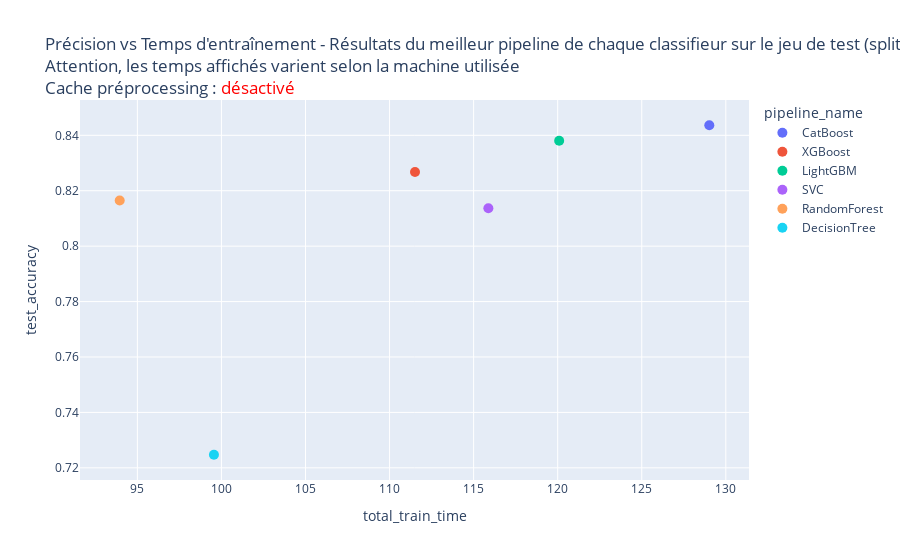
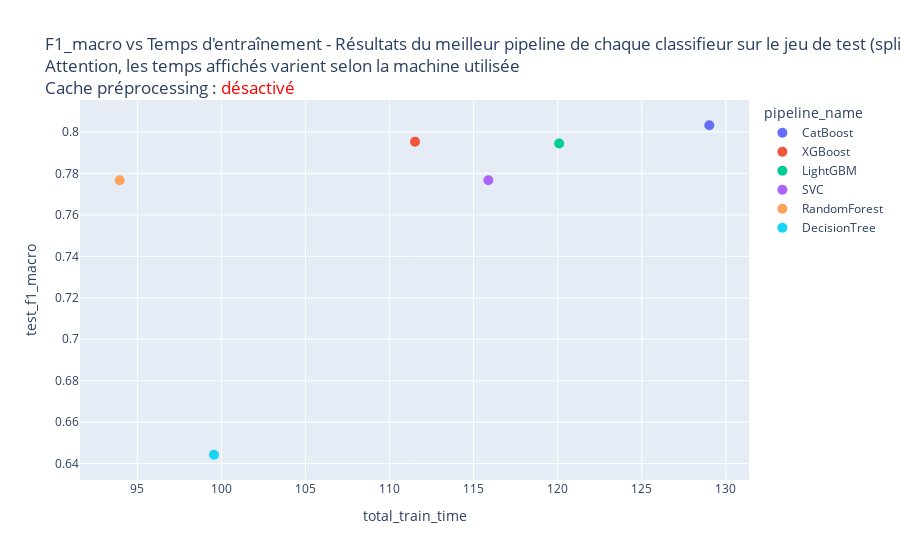
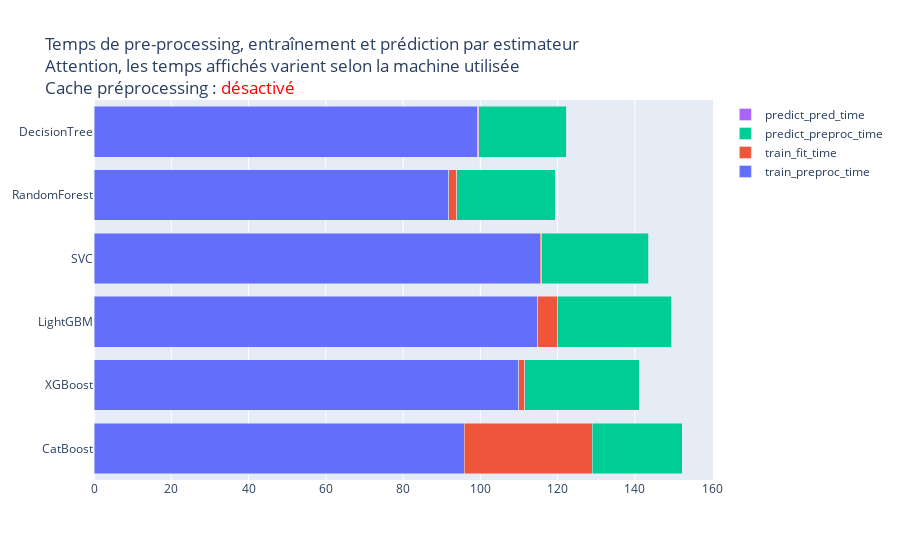

These figures' notebook cell, in order:
### Code cell
# Définition des scores à afficher en fonction du temps
scores = {
    "test_accuracy": "Précision vs Temps d'entraînement - Résultats du meilleur pipeline de chaque classifieur sur le jeu de test (split 80/20)",
    "test_f1_macro": "F1_macro vs Temps d'entraînement - Résultats du meilleur pipeline de chaque classifieur sur le jeu de test (split 80/20)",
}

display_best_pipelines_graphs(best_pipelines_results_80_20)

### Figure 1 — Plotly figure (JSON) as saved in the notebook; plotly's stock layout.template omitted (floating-point values rounded to 4 significant figures)
{"data": [{"customdata": [["CatBoost"]], "hovertemplate": "pipeline_name=%{customdata[0]}<br>total_train_time=%{x:.2f}<br>test_accuracy=%{y:.4f}<extra></extra>", "legendgroup": "CatBoost", "marker": {"color": "#636efa", "size": 10, "symbol": "circle"}, "mode": "markers", "name": "CatBoost", "orientation": "v", "showlegend": true, "type": "scatter", "x": [129.0], "xaxis": "x", "y": [0.8436], "yaxis": "y"}, {"customdata": [["XGBoost"]], "hovertemplate": "pipeline_name=%{customdata[0]}<br>total_train_time=%{x:.2f}<br>test_accuracy=%{y:.4f}<extra></extra>", "legendgroup": "XGBoost", "marker": {"color": "#EF553B", "size": 10, "symbol": "circle"}, "mode": "markers", "name": "XGBoost", "orientation": "v", "showlegend": true, "type": "scatter", "x": [111.5], "xaxis": "x", "y": [0.8268], "yaxis": "y"}, {"customdata": [["LightGBM"]], "hovertemplate": "pipeline_name=%{customdata[0]}<br>total_train_time=%{x:.2f}<br>test_accuracy=%{y:.4f}<extra></extra>", "legendgroup": "LightGBM", "marker": {"color": "#00cc96", "size": 10, "symbol": "circle"}, "mode": "markers", "name": "LightGBM", "orientation": "v", "showlegend": true, "type": "scatter", "x": [120.1], "xaxis": "x", "y": [0.838], "yaxis": "y"}, {"customdata": [["SVC"]], "hovertemplate": "pipeline_name=%{customdata[0]}<br>total_train_time=%{x:.2f}<br>test_accuracy=%{y:.4f}<extra></extra>", "legendgroup": "SVC", "marker": {"color": "#ab63fa", "size": 10, "symbol": "circle"}, "mode": "markers", "name": "SVC", "orientation": "v", "showlegend": true, "type": "scatter", "x": [115.9], "xaxis": "x", "y": [0.8137], "yaxis": "y"}, {"customdata": [["RandomForest"]], "hovertemplate": "pipeline_name=%{customdata[0]}<br>total_train_time=%{x:.2f}<br>test_accuracy=%{y:.4f}<extra></extra>", "legendgroup": "RandomForest", "marker": {"color": "#FFA15A", "size": 10, "symbol": "circle"}, "mode": "markers", "name": "RandomForest", "orientation": "v", "showlegend": true, "type": "scatter", "x": [93.95], "xaxis": "x", "y": [0.8165], "yaxis": "y"}, {"customdata": [["DecisionTree"]], "hovertemplate": "pipeline_name=%{customdata[0]}<br>total_train_time=%{x:.2f}<br>test_accuracy=%{y:.4f}<extra></extra>", "legendgroup": "DecisionTree", "marker": {"color": "#19d3f3", "size": 10, "symbol": "circle"}, "mode": "markers", "name": "DecisionTree", "orientation": "v", "showlegend": true, "type": "scatter", "x": [99.55], "xaxis": "x", "y": [0.7247], "yaxis": "y"}], "layout": {"legend": {"title": {"text": "pipeline_name"}, "tracegroupgap": 0}, "title": {"text": "Précision vs Temps d'entraînement - Résultats du meilleur pipeline de chaque classifieur sur le jeu de test (split 80/20)<br>Attention, les temps affichés varient selon la machine utilisée<br>Cache préprocessing : <span style='color:red'>désactivé</span>"}, "xaxis": {"anchor": "y", "domain": [0, 1], "title": {"text": "total_train_time"}}, "yaxis": {"anchor": "x", "domain": [0, 1], "title": {"text": "test_accuracy"}}}}

### Figure 2 — Plotly figure (JSON) as saved in the notebook; plotly's stock layout.template omitted (floating-point values rounded to 4 significant figures)
{"data": [{"customdata": [["CatBoost"]], "hovertemplate": "pipeline_name=%{customdata[0]}<br>total_train_time=%{x:.2f}<br>test_f1_macro=%{y:.4f}<extra></extra>", "legendgroup": "CatBoost", "marker": {"color": "#636efa", "size": 10, "symbol": "circle"}, "mode": "markers", "name": "CatBoost", "orientation": "v", "showlegend": true, "type": "scatter", "x": [129.0], "xaxis": "x", "y": [0.8033], "yaxis": "y"}, {"customdata": [["XGBoost"]], "hovertemplate": "pipeline_name=%{customdata[0]}<br>total_train_time=%{x:.2f}<br>test_f1_macro=%{y:.4f}<extra></extra>", "legendgroup": "XGBoost", "marker": {"color": "#EF553B", "size": 10, "symbol": "circle"}, "mode": "markers", "name": "XGBoost", "orientation": "v", "showlegend": true, "type": "scatter", "x": [111.5], "xaxis": "x", "y": [0.7953], "yaxis": "y"}, {"customdata": [["LightGBM"]], "hovertemplate": "pipeline_name=%{customdata[0]}<br>total_train_time=%{x:.2f}<br>test_f1_macro=%{y:.4f}<extra></extra>", "legendgroup": "LightGBM", "marker": {"color": "#00cc96", "size": 10, "symbol": "circle"}, "mode": "markers", "name": "LightGBM", "orientation": "v", "showlegend": true, "type": "scatter", "x": [120.1], "xaxis": "x", "y": [0.7944], "yaxis": "y"}, {"customdata": [["SVC"]], "hovertemplate": "pipeline_name=%{customdata[0]}<br>total_train_time=%{x:.2f}<br>test_f1_macro=%{y:.4f}<extra></extra>", "legendgroup": "SVC", "marker": {"color": "#ab63fa", "size": 10, "symbol": "circle"}, "mode": "markers", "name": "SVC", "orientation": "v", "showlegend": true, "type": "scatter", "x": [115.9], "xaxis": "x", "y": [0.7767], "yaxis": "y"}, {"customdata": [["RandomForest"]], "hovertemplate": "pipeline_name=%{customdata[0]}<br>total_train_time=%{x:.2f}<br>test_f1_macro=%{y:.4f}<extra></extra>", "legendgroup": "RandomForest", "marker": {"color": "#FFA15A", "size": 10, "symbol": "circle"}, "mode": "markers", "name": "RandomForest", "orientation": "v", "showlegend": true, "type": "scatter", "x": [93.95], "xaxis": "x", "y": [0.7767], "yaxis": "y"}, {"customdata": [["DecisionTree"]], "hovertemplate": "pipeline_name=%{customdata[0]}<br>total_train_time=%{x:.2f}<br>test_f1_macro=%{y:.4f}<extra></extra>", "legendgroup": "DecisionTree", "marker": {"color": "#19d3f3", "size": 10, "symbol": "circle"}, "mode": "markers", "name": "DecisionTree", "orientation": "v", "showlegend": true, "type": "scatter", "x": [99.55], "xaxis": "x", "y": [0.6443], "yaxis": "y"}], "layout": {"legend": {"title": {"text": "pipeline_name"}, "tracegroupgap": 0}, "title": {"text": "F1_macro vs Temps d'entraînement - Résultats du meilleur pipeline de chaque classifieur sur le jeu de test (split 80/20)<br>Attention, les temps affichés varient selon la machine utilisée<br>Cache préprocessing : <span style='color:red'>désactivé</span>"}, "xaxis": {"anchor": "y", "domain": [0, 1], "title": {"text": "total_train_time"}}, "yaxis": {"anchor": "x", "domain": [0, 1], "title": {"text": "test_f1_macro"}}}}

### Figure 3 — Plotly figure (JSON) as saved in the notebook; plotly's stock layout.template omitted (floating-point values rounded to 4 significant figures)
{"data": [{"name": "train_preproc_time", "orientation": "h", "type": "bar", "x": [95.82, 109.9, 114.8, 115.5, 91.88, 99.37], "y": ["CatBoost", "XGBoost", "LightGBM", "SVC", "RandomForest", "DecisionTree"]}, {"name": "train_fit_time", "orientation": "h", "type": "bar", "x": [33.2, 1.592, 5.258, 0.3272, 2.071, 0.1818], "y": ["CatBoost", "XGBoost", "LightGBM", "SVC", "RandomForest", "DecisionTree"]}, {"name": "predict_preproc_time", "orientation": "h", "type": "bar", "x": [23.19, 29.56, 29.5, 27.7, 25.47, 22.87], "y": ["CatBoost", "XGBoost", "LightGBM", "SVC", "RandomForest", "DecisionTree"]}, {"name": "predict_pred_time", "orientation": "h", "type": "bar", "x": [0.004451, 0.008884, 0.02755, 0.1836, 0.01502, 0.0], "y": ["CatBoost", "XGBoost", "LightGBM", "SVC", "RandomForest", "DecisionTree"]}], "layout": {"barmode": "stack", "title": {"text": "Temps de pre-processing, entraînement et prédiction par estimateur<br>Attention, les temps affichés varient selon la machine utilisée<br>Cache préprocessing : <span style='color:red'>désactivé</span>"}}}
